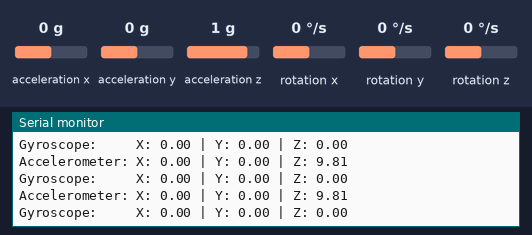
The sketch below on a simulated ESP32. Shown: the last lines printed to the serial monitor. Wiring (inferred from the names in the program): MPU-6050 motion sensor at I2C address 0x68. Inputs (shaded band) come from the test bench; at power-on: acceleration x 0 g, acceleration y 0 g, acceleration z 1 g, rotation x 0 °/s, rotation y 0 °/s, rotation z 0 °/s.

Above: at 2.3 s.
2.4 s: acceleration x set to -1.4 g
At 2.56 s:
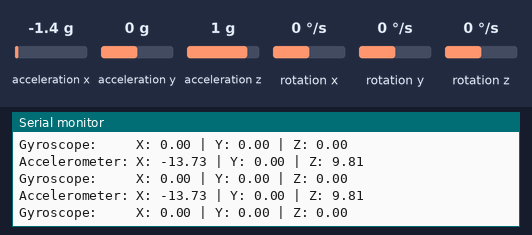
3.9 s: acceleration y set to -1.4 g
At 3.91 s:
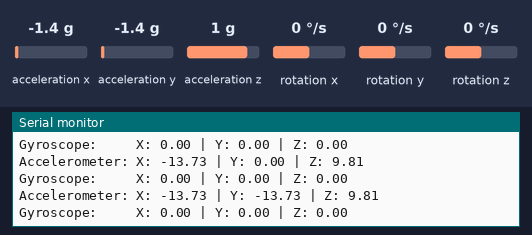
5.4 s: acceleration z set to -1.4 g
At 5.47 s:
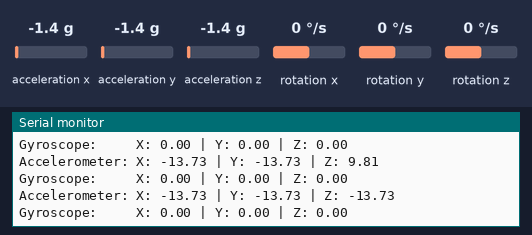
6.9 s: rotation x set to -192 °/s
At 6.93 s:
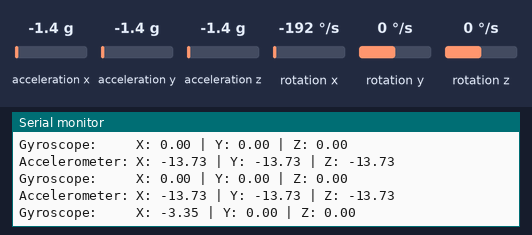
8.4 s: rotation y set to -192 °/s
At 10.26 s:
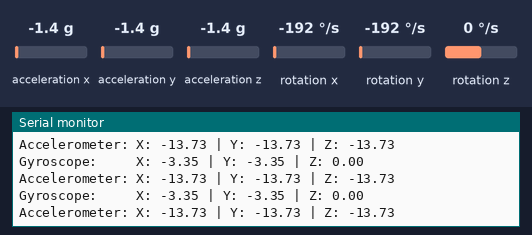

Measured:
- after the input at 2.4 s, the serial monitor: prints a new line after 0.05 s (image 1)
- after the input at 3.9 s, the serial monitor: prints a new line at once (image 2)
- after the input at 5.4 s, the serial monitor: prints a new line after 0.06 s (image 3)
- after the input at 6.9 s, the serial monitor: prints a new line at once (image 4)
- after the input at 8.4 s, the serial monitor: prints a new line after 0.09 s (image 5)

The sketch:

IMU_Code.ino
```cpp
#include <Wire.h>

const int MPU_ADDR = 0x68;

void writeRegister(uint8_t reg, uint8_t value) {
  Wire.beginTransmission(MPU_ADDR);
  Wire.write(reg);
  Wire.write(value);
  Wire.endTransmission(true);
}

void setup() {
  Serial.begin(115200);
  Wire.begin(21, 22);
  delay(1000);

  // 1. Wake up the MPU-6050 (clears sleep bit)
  writeRegister(0x6B, 0x00);
  delay(100);

  // 2. Match your exact Adafruit settings:
  writeRegister(0x1A, 0x03); // Low-pass filter ~44Hz
  writeRegister(0x1B, 0x10); // Gyro range +-1000 deg/s
  writeRegister(0x1C, 0x08); // Accel range +-4g

  Serial.println("MPU-6050 initialized directly!");
}

void loop() {
  Wire.beginTransmission(MPU_ADDR);
  Wire.write(0x3B); // Start at ACCEL_XOUT_H register
  Wire.endTransmission(false);
  Wire.requestFrom(MPU_ADDR, 14, true); // Read 14 bytes (Accel, Temp, Gyro)

  int16_t rawAx = Wire.read() << 8 | Wire.read();
  int16_t rawAy = Wire.read() << 8 | Wire.read();
  int16_t rawAz = Wire.read() << 8 | Wire.read();
  int16_t rawTemp = Wire.read() << 8 | Wire.read();
  int16_t rawGx = Wire.read() << 8 | Wire.read();
  int16_t rawGy = Wire.read() << 8 | Wire.read();
  int16_t rawGz = Wire.read() << 8 | Wire.read();

  // Convert raw values to standard units (m/s^2 and rad/s, matching Adafruit)
  float ax = (rawAx / 8192.0) * 9.80665;
  float ay = (rawAy / 8192.0) * 9.80665;
  float az = (rawAz / 8192.0) * 9.80665;

  float gx = (rawGx / 32.8) * 0.0174533;
  float gy = (rawGy / 32.8) * 0.0174533;
  float gz = (rawGz / 32.8) * 0.0174533;

  Serial.print("Accelerometer: X: "); Serial.print(ax);
  Serial.print(" | Y: "); Serial.print(ay);
  Serial.print(" | Z: "); Serial.println(az);

  Serial.print("Gyroscope:     X: "); Serial.print(gx);
  Serial.print(" | Y: "); Serial.print(gy);
  Serial.print(" | Z: "); Serial.println(gz);

  delay(100);
}
```
